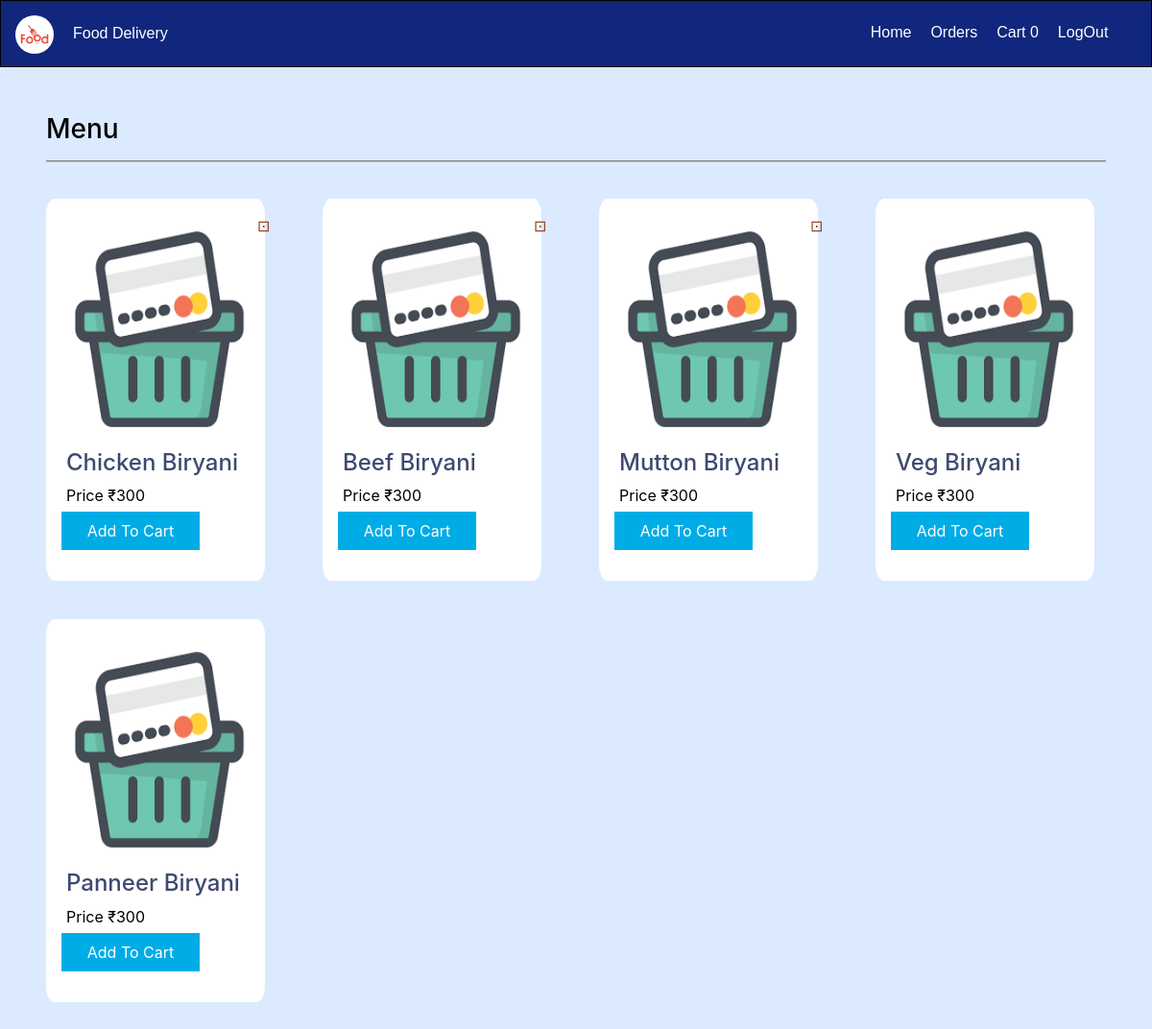
Screenshot of /detail/2/ (signed in) with the database file from the repository.
### myapp/models.py (models this page shows, shortened)
class Item(models.Model):
    def __str__(self):
        return self.item_name
    FOOD_TYPE = (
        ('Veg' , "Veg"),
        ('Non-Veg' , 'Non-Veg'),
    )
    id = models.AutoField(primary_key=True)
    restraunt = models.ForeignKey(Restraunt, on_delete=models.CASCADE, null=True)
    item_name = models.CharField(max_length=50)
    description = models.CharField(max_length=500, null=True)
    item_price = models.IntegerField(max_length=50)
    food_type = models.CharField(max_length=10, choices=FOOD_TYPE)
    item_image= models.ImageField(default='default.jpg', upload_to='item_images/')

### myapp/views.py (the view, shortened to what this page needs)
# urls.py: path('detail/<int:id>/', Detail.as_view(), name="detail"),
class Detail(View):
    def get(self, request, id):
        cart = request.session.get('cart')
        if not cart:
            request.session['cart'] = {}
        print("Cart is", request.session['cart'] )
        print("Id", id)
        item_list = Item.objects.filter(restraunt_id=id)
        print(item_list)
        return render(request, 'myapp/detail.html',{'item_list':item_list})

### myapp/templatetags/cart.py (called while the page is built)
@register.filter(name = 'is_in_cart')
def is_in_cart(item, cart):
    keys = cart.keys()
    for id in keys:
        if int(id) == item.id:
            return True
    return False

### myapp/templatetags/custom_filter.py (called while the page is built)
@register.filter(name = 'currency')
def currency(number):
    return '₹' + str(number)

### myapp/templates/myapp/detail.html (shortened to what this page needs)
{% extends 'myapp/base.html' %}
{% load static %}
{% block content %}
{% load cart %}
{% load custom_filter %}
<div class="fluid-container">
  <head>
    <link rel="stylesheet" href="{% static 'myapp/base.css' %}">
    <link rel="stylesheet" href="{% static 'myapp/index.css' %}">
    <link rel="stylesheet" href="{% static 'myapp/detail.css' %}">
    <link rel="stylesheet" href="http://static.sasongsmat.nu/fonts/vegetarian.css" />
  </head>
 <div id="hr"><h3>Menu</h3></div>
 <div id="items">
  {% for item in item_list%}
  <div class="container" id="card">
    <div id="{{item.id}}">
      <div id="images">
        <img id="card-image" src="{{item.item_image.url}}">
        {% if item.food_type == "Veg" %}
        <span class="veg-indian-vegetarian"></span>
        {% else %}
        <span id="non-veg" class="veg-indian-vegetarian"></span>
        {% endif %}
      </div>
      <div class="card-body">
        <div class="card-title">
          <h4>{{item.item_name}}</h4>
        </div>
        <div class="card-branch">
          Price {{item.item_price|currency}}
        </div>
      </div>
    </div>
    <div class="footer">
      {% if item|is_in_cart:request.session.cart %}
      <div class="row">
        <div>
          <form action="/detail/{{item.restraunt_id}}/#{{item.id}}" method="POST">
            {% csrf_token %}
            <input hidden type="text" name="product" value="{{item.id}}">
            <input hidden type="text" name="remove" value="True">
            <input id="submit" type="submit" value=" - ">
          </form>
        </div>
        <div id="p">{{item|cart_quantity:request.session.cart}} in Cart</div>
        <div>
          <form action="/detail/{{item.restraunt_id}}/#{{item.id}}" method="POST">
            {% csrf_token %}
            <input hidden type="text" name="product" value="{{item.id}}">
            <input id="submit" type="submit" value=" + ">
          </form>
        </div>
      </div>
      {% else %}
      <form action="/detail/{{item.restraunt_id}}/#{{item.id}}" method="POST">
        <input type="submit" value="Add To Cart">
      </form>
      {% endif %}
    </div>
  </div>
{% endfor %}
</div>
</div>
{% endblock %}

### myapp/static/myapp/base.css (style rules this page uses)
#body { color: black; background-color: #DBEAFF; }
.footer { display: flex; flex-direction: row; column-gap: 10px; }

### myapp/static/myapp/index.css (style rules this page uses)
.fluid-container { padding: 3rem; display: flex; flex-direction: column; column-gap: 5vw; row-gap: 5vh; flex-wrap: wrap; }
#hr { border-bottom: 1px groove F5F5F8; box-shadow: 0px 1.5px 0px 0px #888888; opacity: 1; padding-bottom: 15px; }
#card { border-radius: 4%; background-color: white; transition: transform .2s; width: 19vw; height: max-content; padding: 1em; margin: 0px; }
#card-image { width: 17vw; height: 30vh; }
.card-body { margin: 5px; display: flex; flex-direction: column; padding: 0px; }
.card-title h4 { color: 3F4970; }
h3 { margin: 0px; }

### myapp/static/myapp/detail.css (style rules this page uses)
.fluid-container { display: flex; flex-direction: column; }
#items { display: flex; flex-direction: row; column-gap: 5vw; row-gap: 5vh; flex-wrap: wrap; }
#card { height: max-content; }
#images { display: flex; flex-direction: row; }
#non-veg::before { content: "\22a1"; color: #913F21; }
.card-title { margin: 0px; }
[type="submit"] { border: none; width: 12vw; height: 5vh; background-color: #00ace6; color: white; }

### rows the page displays
Item: item_image (placeholder picture), food_type "Non-Veg" (drawn), item_name "Chicken Biryani", item_price "₹300"
Item: item_image (placeholder picture), food_type "Non-Veg" (drawn), item_name "Beef Biryani", item_price "₹300"
Item: item_image (placeholder picture), food_type "Non-Veg" (drawn), item_name "Mutton Biryani", item_price "₹300"
Item: item_image (placeholder picture), item_name "Veg Biryani", item_price "₹300"
Item: item_image (placeholder picture), item_name "Panneer Biryani", item_price "₹300"

### other values shown
{{ request.session.cart.keys|length }} "0"
